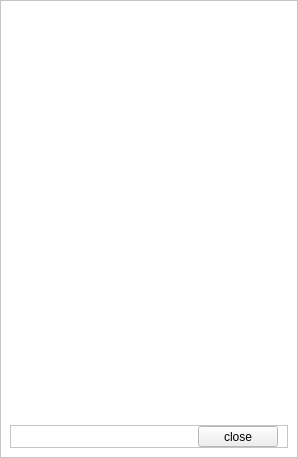
<?xml version="1.0" encoding="UTF-8"?>
<ui version="4.0">
 <class>QGenieFrameAbout</class>
 <widget class="QDialog" name="QGenieFrameAbout">
  <property name="windowModality">
   <enum>Qt::NonModal</enum>
  </property>
  <property name="geometry">
   <rect>
    <x>0</x>
    <y>0</y>
    <width>298</width>
    <height>458</height>
   </rect>
  </property>
  <property name="sizePolicy">
   <sizepolicy hsizetype="Fixed" vsizetype="Fixed">
    <horstretch>0</horstretch>
    <verstretch>0</verstretch>
   </sizepolicy>
  </property>
  <property name="palette">
   <palette>
    <active>
     <colorrole role="Base">
      <brush brushstyle="SolidPattern">
       <color alpha="255">
        <red>255</red>
        <green>255</green>
        <blue>255</blue>
       </color>
      </brush>
     </colorrole>
     <colorrole role="Window">
      <brush brushstyle="SolidPattern">
       <color alpha="255">
        <red>255</red>
        <green>255</green>
        <blue>255</blue>
       </color>
      </brush>
     </colorrole>
    </active>
    <inactive>
     <colorrole role="Base">
      <brush brushstyle="SolidPattern">
       <color alpha="255">
        <red>255</red>
        <green>255</green>
        <blue>255</blue>
       </color>
      </brush>
     </colorrole>
     <colorrole role="Window">
      <brush brushstyle="SolidPattern">
       <color alpha="255">
        <red>255</red>
        <green>255</green>
        <blue>255</blue>
       </color>
      </brush>
     </colorrole>
    </inactive>
    <disabled>
     <colorrole role="Base">
      <brush brushstyle="SolidPattern">
       <color alpha="255">
        <red>255</red>
        <green>255</green>
        <blue>255</blue>
       </color>
      </brush>
     </colorrole>
     <colorrole role="Window">
      <brush brushstyle="SolidPattern">
       <color alpha="255">
        <red>255</red>
        <green>255</green>
        <blue>255</blue>
       </color>
      </brush>
     </colorrole>
    </disabled>
   </palette>
  </property>
  <property name="windowTitle">
   <string>About RetroShare</string>
  </property>
  <property name="locale">
   <locale language="English" country="UnitedStates"/>
  </property>
  <property name="sizeGripEnabled">
   <bool>false</bool>
  </property>
  <property name="modal">
   <bool>true</bool>
  </property>
  <layout class="QVBoxLayout" name="verticalLayout_2">
   <property name="margin">
    <number>0</number>
   </property>
   <item>
    <widget class="QFrame" name="frame">
     <property name="styleSheet">
      <string notr="true">#frame
{	
	background-image: url(:/bg_about_frame.png);
}</string>
     </property>
     <property name="frameShape">
      <enum>QFrame::StyledPanel</enum>
     </property>
     <property name="frameShadow">
      <enum>QFrame::Raised</enum>
     </property>
     <layout class="QVBoxLayout" name="verticalLayout">
      <property name="spacing">
       <number>6</number>
      </property>
      <property name="leftMargin">
       <number>9</number>
      </property>
      <property name="topMargin">
       <number>0</number>
      </property>
      <property name="rightMargin">
       <number>9</number>
      </property>
      <property name="bottomMargin">
       <number>9</number>
      </property>
      <item>
       <layout class="QHBoxLayout" name="horizontalLayout">
        <property name="sizeConstraint">
         <enum>QLayout::SetDefaultConstraint</enum>
        </property>
        <property name="topMargin">
         <number>13</number>
        </property>
        <property name="bottomMargin">
         <number>2</number>
        </property>
        <item>
         <spacer name="horizontalSpacer_2">
          <property name="orientation">
           <enum>Qt::Horizontal</enum>
          </property>
          <property name="sizeType">
           <enum>QSizePolicy::Fixed</enum>
          </property>
          <property name="sizeHint" stdset="0">
           <size>
            <width>45</width>
            <height>20</height>
           </size>
          </property>
         </spacer>
        </item>
        <item>
         <widget class="QLabel" name="label">
          <property name="sizePolicy">
           <sizepolicy hsizetype="Preferred" vsizetype="Minimum">
            <horstretch>0</horstretch>
            <verstretch>0</verstretch>
           </sizepolicy>
          </property>
          <property name="styleSheet">
           <string notr="true">color: rgb(255, 255, 255);font:bold;</string>
          </property>
          <property name="text">
           <string>TextLabel</string>
          </property>
         </widget>
        </item>
       </layout>
      </item>
      <item>
       <widget class="QGenieWaterWindow" name="frame_" native="true"/>
      </item>
      <item>
       <spacer name="verticalSpacer">
        <property name="orientation">
         <enum>Qt::Vertical</enum>
        </property>
        <property name="sizeHint" stdset="0">
         <size>
          <width>20</width>
          <height>40</height>
         </size>
        </property>
       </spacer>
      </item>
      <item>
       <widget class="QFrame" name="frame_2">
        <property name="maximumSize">
         <size>
          <width>16777215</width>
          <height>23</height>
         </size>
        </property>
        <property name="frameShape">
         <enum>QFrame::StyledPanel</enum>
        </property>
        <property name="frameShadow">
         <enum>QFrame::Raised</enum>
        </property>
        <layout class="QHBoxLayout" name="horizontalLayout_2">
         <property name="spacing">
          <number>0</number>
         </property>
         <property name="leftMargin">
          <number>9</number>
         </property>
         <property name="topMargin">
          <number>0</number>
         </property>
         <property name="rightMargin">
          <number>9</number>
         </property>
         <property name="bottomMargin">
          <number>0</number>
         </property>
         <item>
          <spacer name="horizontalSpacer">
           <property name="orientation">
            <enum>Qt::Horizontal</enum>
           </property>
           <property name="sizeHint" stdset="0">
            <size>
             <width>180</width>
             <height>18</height>
            </size>
           </property>
          </spacer>
         </item>
         <item>
          <widget class="QPushButton" name="close_button">
           <property name="sizePolicy">
            <sizepolicy hsizetype="Minimum" vsizetype="Preferred">
             <horstretch>0</horstretch>
             <verstretch>0</verstretch>
            </sizepolicy>
           </property>
           <property name="focusPolicy">
            <enum>Qt::NoFocus</enum>
           </property>
           <property name="text">
            <string>close</string>
           </property>
          </widget>
         </item>
        </layout>
       </widget>
      </item>
     </layout>
    </widget>
   </item>
  </layout>
 </widget>
 <customwidgets>
  <customwidget>
   <class>QGenieWaterWindow</class>
   <extends>QWidget</extends>
   <header>QGenieWaterWindow.h</header>
   <container>1</container>
  </customwidget>
 </customwidgets>
 <resources/>
 <connections>
  <connection>
   <sender>close_button</sender>
   <signal>clicked()</signal>
   <receiver>QGenieFrameAbout</receiver>
   <slot>reject()</slot>
   <hints>
    <hint type="sourcelabel">
     <x>243</x>
     <y>281</y>
    </hint>
    <hint type="destinationlabel">
     <x>145</x>
     <y>187</y>
    </hint>
   </hints>
  </connection>
 </connections>
</ui>
